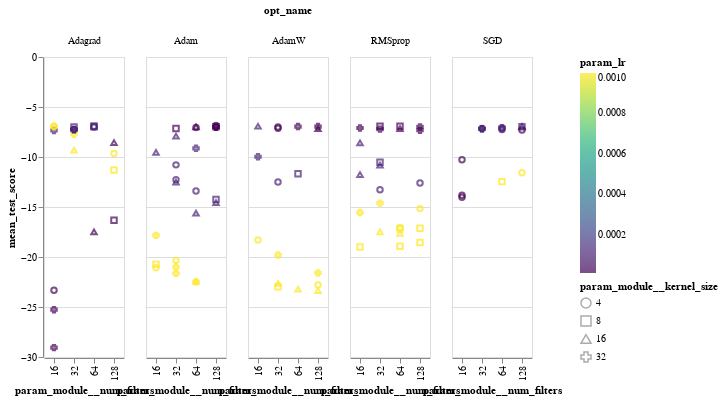

Notebook code for this chart:
### Code cell
alt.Chart(sm_res_df).mark_point().encode(
    x='param_module__num_filters:O',
    y='mean_test_score:Q',
    color=alt.Color('param_lr:Q',scale=alt.Scale(scheme='viridis')),
    column='opt_name:N',
#     detail='model_desc:N',
    shape="param_module__kernel_size:N",
    tooltip=["param_module__num_filters:N","param_module__kernel_size:N","param_lr:N","param_module__num_fc_nodes1:N"]
    
).interactive()

### Figure 1 — Vega-Lite specification as saved in the notebook (floating-point values rounded to 4 significant figures)
{"config": {"view": {"continuousWidth": 400, "continuousHeight": 300}}, "data": {"name": "data-834aeb8ca85188d5f1c3088d3da9ffad"}, "mark": "point", "encoding": {"color": {"type": "quantitative", "field": "param_lr", "scale": {"scheme": "viridis"}}, "column": {"type": "nominal", "field": "opt_name"}, "shape": {"type": "nominal", "field": "param_module__kernel_size"}, "tooltip": [{"type": "nominal", "field": "param_module__num_filters"}, {"type": "nominal", "field": "param_module__kernel_size"}, {"type": "nominal", "field": "param_lr"}, {"type": "nominal", "field": "param_module__num_fc_nodes1"}], "x": {"type": "ordinal", "field": "param_module__num_filters"}, "y": {"type": "quantitative", "field": "mean_test_score"}}, "selection": {"selector002": {"type": "interval", "bind": "scales", "encodings": ["x", "y"]}}, "$schema": "https://vega.github.io/schema/vega-lite/v4.8.1.json", "datasets": {"data-834aeb8ca85188d5f1c3088d3da9ffad": [{"rank_test_score": 79, "mean_test_score": -17.84, "param_module__num_filters": 16, "param_module__kernel_size": 32, "param_lr": 0.001, "param_module__num_fc_nodes1": 10, "opt_name": "Adam"}, {"rank_test_score": 15, "mean_test_score": -6.993, "param_module__num_filters": 64, "param_module__kernel_size": 16, "param_lr": 1e-05, "param_module__num_fc_nodes1": 50, "opt_name": "Adam"}, {"rank_test_score": 66, "mean_test_score": -14.24, "param_module__num_filters": 128, "param_module__kernel_size": 8, "param_lr": 0.0001, "param_module__num_fc_nodes1": 25, "opt_name": "Adam"}, {"rank_test_score": 57, "mean_test_score": -12.27, "param_module__num_filters": 32, "param_module__kernel_size": 4, "param_lr": 0.0001, "param_module__num_fc_nodes1": 100, "opt_name": "Adam"}, {"rank_test_score": 26, "mean_test_score": -7.15, "param_module__num_filters": 32, "param_module__kernel_size": 4, "param_lr": 0.0001, "param_module__num_fc_nodes1": 25, "opt_name": "SGD"}, {"rank_test_score": 92, "mean_test_score": -22.47, "param_module__num_filters": 64, "param_module__kernel_size": 32, "param_lr": 0.001, "param_module__num_fc_nodes1": 100, "opt_name": "Adam"}, {"rank_test_score": 28, "mean_test_score": -7.159, "param_module__num_filters": 64, "param_module__kernel_size": 16, "param_lr": 1e-05, "param_module__num_fc_nodes1": 100, "opt_name": "RMSprop"}, {"rank_test_score": 40, "mean_test_score": -7.721, "param_module__num_filters": 32, "param_module__kernel_size": 32, "param_lr": 0.001, "param_module__num_fc_nodes1": 25, "opt_name": "Adagrad"}, {"rank_test_score": 54, "mean_test_score": -11.58, "param_module__num_filters": 128, "param_module__kernel_size": 4, "param_lr": 0.001, "param_module__num_fc_nodes1": 25, "opt_name": "SGD"}, {"rank_test_score": 94, "mean_test_score": -22.81, "param_module__num_filters": 128, "param_module__kernel_size": 4, "param_lr": 0.001, "param_module__num_fc_nodes1": 100, "opt_name": "AdamW"}, {"rank_test_score": 31, "mean_test_score": -7.175, "param_module__num_filters": 32, "param_module__kernel_size": 32, "param_lr": 0.0001, "param_module__num_fc_nodes1": 100, "opt_name": "SGD"}, {"rank_test_score": 33, "mean_test_score": -7.241, "param_module__num_filters": 32, "param_module__kernel_size": 4, "param_lr": 0.0001, "param_module__num_fc_nodes1": 25, "opt_name": "Adagrad"}, {"rank_test_score": 91, "mean_test_score": -22.46, "param_module__num_filters": 64, "param_module__kernel_size": 16, "param_lr": 0.001, "param_module__num_fc_nodes1": 25, "opt_name": "Adam"}, {"rank_test_score": 83, "mean_test_score": -19.0, "param_module__num_filters": 16, "param_module__kernel_size": 8, "param_lr": 0.001, "param_module__num_fc_nodes1": 25, "opt_name": "RMSprop"}, {"rank_test_score": 35, "mean_test_score": -7.251, "param_module__num_filters": 64, "param_module__kernel_size": 4, "param_lr": 1e-05, "param_module__num_fc_nodes1": 100, "opt_name": "SGD"}, {"rank_test_score": 25, "mean_test_score": -7.116, "param_module__num_filters": 32, "param_module__kernel_size": 4, "param_lr": 1e-05, "param_module__num_fc_nodes1": 50, "opt_name": "AdamW"}, {"rank_test_score": 86, "mean_test_score": -20.73, "param_module__num_filters": 16, "param_module__kernel_size": 8, "param_lr": 0.001, "param_module__num_fc_nodes1": 25, "opt_name": "Adam"}, {"rank_test_score": 4, "mean_test_score": -6.922, "param_module__num_filters": 32, "param_module__kernel_size": 8, "param_lr": 1e-05, "param_module__num_fc_nodes1": 100, "opt_name": "RMSprop"}, {"rank_test_score": 36, "mean_test_score": -7.275, "param_module__num_filters": 32, "param_module__kernel_size": 32, "param_lr": 0.0001, "param_module__num_fc_nodes1": 10, "opt_name": "Adagrad"}, {"rank_test_score": 82, "mean_test_score": -18.92, "param_module__num_filters": 64, "param_module__kernel_size": 8, "param_lr": 0.001, "param_module__num_fc_nodes1": 10, "opt_name": "RMSprop"}, {"rank_test_score": 93, "mean_test_score": -22.63, "param_module__num_filters": 32, "param_module__kernel_size": 16, "param_lr": 0.001, "param_module__num_fc_nodes1": 100, "opt_name": "AdamW"}, {"rank_test_score": 59, "mean_test_score": -12.5, "param_module__num_filters": 32, "param_module__kernel_size": 4, "param_lr": 0.0001, "param_module__num_fc_nodes1": 100, "opt_name": "AdamW"}, {"rank_test_score": 72, "mean_test_score": -16.32, "param_module__num_filters": 128, "param_module__kernel_size": 8, "param_lr": 1e-05, "param_module__num_fc_nodes1": 10, "opt_name": "Adagrad"}, {"rank_test_score": 58, "mean_test_score": -12.46, "param_module__num_filters": 64, "param_module__kernel_size": 8, "param_lr": 0.001, "param_module__num_fc_nodes1": 10, "opt_name": "SGD"}, {"rank_test_score": 21, "mean_test_score": -7.054, "param_module__num_filters": 64, "param_module__kernel_size": 4, "param_lr": 1e-05, "param_module__num_fc_nodes1": 25, "opt_name": "Adam"}, {"rank_test_score": 49, "mean_test_score": -10.27, "param_module__num_filters": 16, "param_module__kernel_size": 4, "param_lr": 1e-05, "param_module__num_fc_nodes1": 50, "opt_name": "SGD"}, {"rank_test_score": 84, "mean_test_score": -19.79, "param_module__num_filters": 32, "param_module__kernel_size": 32, "param_lr": 0.001, "param_module__num_fc_nodes1": 10, "opt_name": "AdamW"}, {"rank_test_score": 24, "mean_test_score": -7.11, "param_module__num_filters": 64, "param_module__kernel_size": 4, "param_lr": 0.0001, "param_module__num_fc_nodes1": 50, "opt_name": "SGD"}, {"rank_test_score": 73, "mean_test_score": -17.05, "param_module__num_filters": 64, "param_module__kernel_size": 4, "param_lr": 0.001, "param_module__num_fc_nodes1": 25, "opt_name": "RMSprop"}, {"rank_test_score": 44, "mean_test_score": -9.136, "param_module__num_filters": 64, "param_module__kernel_size": 32, "param_lr": 0.0001, "param_module__num_fc_nodes1": 10, "opt_name": "Adam"}, {"rank_test_score": 51, "mean_test_score": -10.79, "param_module__num_filters": 32, "param_module__kernel_size": 4, "param_lr": 0.0001, "param_module__num_fc_nodes1": 50, "opt_name": "Adam"}, {"rank_test_score": 98, "mean_test_score": -23.36, "param_module__num_filters": 128, "param_module__kernel_size": 16, "param_lr": 0.001, "param_module__num_fc_nodes1": 100, "opt_name": "AdamW"}, {"rank_test_score": 88, "mean_test_score": -21.07, "param_module__num_filters": 16, "param_module__kernel_size": 4, "param_lr": 0.001, "param_module__num_fc_nodes1": 50, "opt_name": "Adam"}, {"rank_test_score": 63, "mean_test_score": -13.4, "param_module__num_filters": 64, "param_module__kernel_size": 4, "param_lr": 0.0001, "param_module__num_fc_nodes1": 50, "opt_name": "Adam"}, {"rank_test_score": 47, "mean_test_score": -9.655, "param_module__num_filters": 128, "param_module__kernel_size": 4, "param_lr": 0.001, "param_module__num_fc_nodes1": 10, "opt_name": "Adagrad"}, {"rank_test_score": 11, "mean_test_score": -6.964, "param_module__num_filters": 128, "param_module__kernel_size": 8, "param_lr": 0.0001, "param_module__num_fc_nodes1": 25, "opt_name": "SGD"}, {"rank_test_score": 90, "mean_test_score": -21.63, "param_module__num_filters": 32, "param_module__kernel_size": 32, "param_lr": 0.001, "param_module__num_fc_nodes1": 100, "opt_name": "Adam"}, {"rank_test_score": 71, "mean_test_score": -15.62, "param_module__num_filters": 64, "param_module__kernel_size": 16, "param_lr": 0.0001, "param_module__num_fc_nodes1": 100, "opt_name": "Adam"}, {"rank_test_score": 96, "mean_test_score": -23.22, "param_module__num_filters": 64, "param_module__kernel_size": 16, "param_lr": 0.001, "param_module__num_fc_nodes1": 100, "opt_name": "AdamW"}, {"rank_test_score": 43, "mean_test_score": -8.584, "param_module__num_filters": 16, "param_module__kernel_size": 16, "param_lr": 0.0001, "param_module__num_fc_nodes1": 25, "opt_name": "RMSprop"}, {"rank_test_score": 20, "mean_test_score": -7.014, "param_module__num_filters": 128, "param_module__kernel_size": 32, "param_lr": 1e-05, "param_module__num_fc_nodes1": 50, "opt_name": "Adam"}, {"rank_test_score": 7, "mean_test_score": -6.934, "param_module__num_filters": 128, "param_module__kernel_size": 16, "param_lr": 0.0001, "param_module__num_fc_nodes1": 50, "opt_name": "SGD"}, {"rank_test_score": 45, "mean_test_score": -9.314, "param_module__num_filters": 32, "param_module__kernel_size": 16, "param_lr": 0.001, "param_module__num_fc_nodes1": 50, "opt_name": "Adagrad"}, {"rank_test_score": 61, "mean_test_score": -12.59, "param_module__num_filters": 128, "param_module__kernel_size": 4, "param_lr": 0.0001, "param_module__num_fc_nodes1": 10, "opt_name": "RMSprop"}, {"rank_test_score": 77, "mean_test_score": -17.5, "param_module__num_filters": 32, "param_module__kernel_size": 16, "param_lr": 0.001, "param_module__num_fc_nodes1": 25, "opt_name": "RMSprop"}, {"rank_test_score": 37, "mean_test_score": -7.292, "param_module__num_filters": 128, "param_module__kernel_size": 4, "param_lr": 1e-05, "param_module__num_fc_nodes1": 25, "opt_name": "SGD"}, {"rank_test_score": 89, "mean_test_score": -21.6, "param_module__num_filters": 128, "param_module__kernel_size": 32, "param_lr": 0.001, "param_module__num_fc_nodes1": 50, "opt_name": "AdamW"}, {"rank_test_score": 14, "mean_test_score": -6.991, "param_module__num_filters": 32, "param_module__kernel_size": 4, "param_lr": 1e-05, "param_module__num_fc_nodes1": 100, "opt_name": "AdamW"}, {"rank_test_score": 68, "mean_test_score": -14.61, "param_module__num_filters": 32, "param_module__kernel_size": 32, "param_lr": 0.001, "param_module__num_fc_nodes1": 100, "opt_name": "RMSprop"}, {"rank_test_score": 18, "mean_test_score": -7.003, "param_module__num_filters": 128, "param_module__kernel_size": 32, "param_lr": 1e-05, "param_module__num_fc_nodes1": 25, "opt_name": "Adam"}, {"rank_test_score": 81, "mean_test_score": -18.54, "param_module__num_filters": 128, "param_module__kernel_size": 8, "param_lr": 0.001, "param_module__num_fc_nodes1": 25, "opt_name": "RMSprop"}, {"rank_test_score": 74, "mean_test_score": -17.12, "param_module__num_filters": 128, "param_module__kernel_size": 8, "param_lr": 0.001, "param_module__num_fc_nodes1": 100, "opt_name": "RMSprop"}, {"rank_test_score": 23, "mean_test_score": -7.102, "param_module__num_filters": 16, "param_module__kernel_size": 32, "param_lr": 1e-05, "param_module__num_fc_nodes1": 100, "opt_name": "RMSprop"}, {"rank_test_score": 55, "mean_test_score": -11.68, "param_module__num_filters": 64, "param_module__kernel_size": 8, "param_lr": 0.0001, "param_module__num_fc_nodes1": 25, "opt_name": "AdamW"}, {"rank_test_score": 50, "mean_test_score": -10.53, "param_module__num_filters": 32, "param_module__kernel_size": 8, "param_lr": 0.0001, "param_module__num_fc_nodes1": 25, "opt_name": "RMSprop"}, {"rank_test_score": 9, "mean_test_score": -6.956, "param_module__num_filters": 128, "param_module__kernel_size": 32, "param_lr": 1e-05, "param_module__num_fc_nodes1": 25, "opt_name": "AdamW"}, {"rank_test_score": 38, "mean_test_score": -7.325, "param_module__num_filters": 128, "param_module__kernel_size": 32, "param_lr": 1e-05, "param_module__num_fc_nodes1": 50, "opt_name": "RMSprop"}, {"rank_test_score": 42, "mean_test_score": -8.557, "param_module__num_filters": 128, "param_module__kernel_size": 16, "param_lr": 1e-05, "param_module__num_fc_nodes1": 50, "opt_name": "Adagrad"}, {"rank_test_score": 12, "mean_test_score": -6.965, "param_module__num_filters": 128, "param_module__kernel_size": 8, "param_lr": 1e-05, "param_module__num_fc_nodes1": 10, "opt_name": "Adam"}, {"rank_test_score": 16, "mean_test_score": -6.996, "param_module__num_filters": 128, "param_module__kernel_size": 32, "param_lr": 1e-05, "param_module__num_fc_nodes1": 10, "opt_name": "RMSprop"}, {"rank_test_score": 13, "mean_test_score": -6.989, "param_module__num_filters": 64, "param_module__kernel_size": 8, "param_lr": 0.0001, "param_module__num_fc_nodes1": 50, "opt_name": "Adagrad"}, {"rank_test_score": 48, "mean_test_score": -9.977, "param_module__num_filters": 16, "param_module__kernel_size": 32, "param_lr": 0.0001, "param_module__num_fc_nodes1": 100, "opt_name": "AdamW"}, {"rank_test_score": 85, "mean_test_score": -20.34, "param_module__num_filters": 32, "param_module__kernel_size": 4, "param_lr": 0.001, "param_module__num_fc_nodes1": 10, "opt_name": "Adam"}, {"rank_test_score": 41, "mean_test_score": -7.925, "param_module__num_filters": 32, "param_module__kernel_size": 16, "param_lr": 0.0001, "param_module__num_fc_nodes1": 10, "opt_name": "Adam"}, {"rank_test_score": 2, "mean_test_score": -6.906, "param_module__num_filters": 64, "param_module__kernel_size": 8, "param_lr": 0.0001, "param_module__num_fc_nodes1": 100, "opt_name": "Adagrad"}, {"rank_test_score": 10, "mean_test_score": -6.958, "param_module__num_filters": 64, "param_module__kernel_size": 32, "param_lr": 1e-05, "param_module__num_fc_nodes1": 50, "opt_name": "AdamW"}, {"rank_test_score": 46, "mean_test_score": -9.547, "param_module__num_filters": 16, "param_module__kernel_size": 16, "param_lr": 0.0001, "param_module__num_fc_nodes1": 100, "opt_name": "Adam"}, {"rank_test_score": 62, "mean_test_score": -13.27, "param_module__num_filters": 32, "param_module__kernel_size": 4, "param_lr": 0.0001, "param_module__num_fc_nodes1": 100, "opt_name": "RMSprop"}, {"rank_test_score": 70, "mean_test_score": -15.56, "param_module__num_filters": 16, "param_module__kernel_size": 32, "param_lr": 0.001, "param_module__num_fc_nodes1": 100, "opt_name": "RMSprop"}, {"rank_test_score": 30, "mean_test_score": -7.173, "param_module__num_filters": 32, "param_module__kernel_size": 32, "param_lr": 0.0001, "param_module__num_fc_nodes1": 50, "opt_name": "SGD"}, {"rank_test_score": 78, "mean_test_score": -17.64, "param_module__num_filters": 64, "param_module__kernel_size": 16, "param_lr": 0.001, "param_module__num_fc_nodes1": 25, "opt_name": "RMSprop"}, {"rank_test_score": 52, "mean_test_score": -10.81, "param_module__num_filters": 32, "param_module__kernel_size": 16, "param_lr": 0.0001, "param_module__num_fc_nodes1": 25, "opt_name": "RMSprop"}, {"rank_test_score": 60, "mean_test_score": -12.52, "param_module__num_filters": 32, "param_module__kernel_size": 16, "param_lr": 0.0001, "param_module__num_fc_nodes1": 100, "opt_name": "Adam"}, {"rank_test_score": 67, "mean_test_score": -14.57, "param_module__num_filters": 128, "param_module__kernel_size": 16, "param_lr": 0.0001, "param_module__num_fc_nodes1": 25, "opt_name": "Adam"}, {"rank_test_score": 5, "mean_test_score": -6.925, "param_module__num_filters": 16, "param_module__kernel_size": 16, "param_lr": 0.0001, "param_module__num_fc_nodes1": 10, "opt_name": "AdamW"}, {"rank_test_score": 19, "mean_test_score": -7.01, "param_module__num_filters": 32, "param_module__kernel_size": 8, "param_lr": 0.0001, "param_module__num_fc_nodes1": 100, "opt_name": "Adagrad"}, {"rank_test_score": 100, "mean_test_score": -29.06, "param_module__num_filters": 16, "param_module__kernel_size": 32, "param_lr": 1e-05, "param_module__num_fc_nodes1": 50, "opt_name": "Adagrad"}, {"rank_test_score": 95, "mean_test_score": -22.97, "param_module__num_filters": 32, "param_module__kernel_size": 8, "param_lr": 0.001, "param_module__num_fc_nodes1": 100, "opt_name": "AdamW"}, {"rank_test_score": 99, "mean_test_score": -25.27, "param_module__num_filters": 16, "param_module__kernel_size": 32, "param_lr": 1e-05, "param_module__num_fc_nodes1": 100, "opt_name": "Adagrad"}, {"rank_test_score": 69, "mean_test_score": -15.16, "param_module__num_filters": 128, "param_module__kernel_size": 4, "param_lr": 0.001, "param_module__num_fc_nodes1": 50, "opt_name": "RMSprop"}, {"rank_test_score": 76, "mean_test_score": -17.49, "param_module__num_filters": 64, "param_module__kernel_size": 16, "param_lr": 1e-05, "param_module__num_fc_nodes1": 25, "opt_name": "Adagrad"}, {"rank_test_score": 29, "mean_test_score": -7.169, "param_module__num_filters": 128, "param_module__kernel_size": 16, "param_lr": 1e-05, "param_module__num_fc_nodes1": 100, "opt_name": "AdamW"}, {"rank_test_score": 27, "mean_test_score": -7.156, "param_module__num_filters": 32, "param_module__kernel_size": 8, "param_lr": 1e-05, "param_module__num_fc_nodes1": 25, "opt_name": "Adam"}, {"rank_test_score": 17, "mean_test_score": -7.002, "param_module__num_filters": 64, "param_module__kernel_size": 4, "param_lr": 0.0001, "param_module__num_fc_nodes1": 50, "opt_name": "Adagrad"}, {"rank_test_score": 75, "mean_test_score": -17.2, "param_module__num_filters": 64, "param_module__kernel_size": 8, "param_lr": 0.001, "param_module__num_fc_nodes1": 100, "opt_name": "RMSprop"}, {"rank_test_score": 34, "mean_test_score": -7.242, "param_module__num_filters": 32, "param_module__kernel_size": 32, "param_lr": 0.0001, "param_module__num_fc_nodes1": 25, "opt_name": "Adagrad"}, {"rank_test_score": 80, "mean_test_score": -18.3, "param_module__num_filters": 16, "param_module__kernel_size": 4, "param_lr": 0.001, "param_module__num_fc_nodes1": 10, "opt_name": "AdamW"}, {"rank_test_score": 1, "mean_test_score": -6.853, "param_module__num_filters": 128, "param_module__kernel_size": 4, "param_lr": 1e-05, "param_module__num_fc_nodes1": 25, "opt_name": "Adam"}, {"rank_test_score": 39, "mean_test_score": -7.343, "param_module__num_filters": 16, "param_module__kernel_size": 32, "param_lr": 0.0001, "param_module__num_fc_nodes1": 25, "opt_name": "Adagrad"}, {"rank_test_score": 56, "mean_test_score": -11.77, "param_module__num_filters": 16, "param_module__kernel_size": 16, "param_lr": 0.0001, "param_module__num_fc_nodes1": 100, "opt_name": "RMSprop"}, {"rank_test_score": 97, "mean_test_score": -23.32, "param_module__num_filters": 16, "param_module__kernel_size": 4, "param_lr": 1e-05, "param_module__num_fc_nodes1": 100, "opt_name": "Adagrad"}, {"rank_test_score": 22, "mean_test_score": -7.067, "param_module__num_filters": 64, "param_module__kernel_size": 32, "param_lr": 0.0001, "param_module__num_fc_nodes1": 50, "opt_name": "SGD"}, {"rank_test_score": 32, "mean_test_score": -7.212, "param_module__num_filters": 32, "param_module__kernel_size": 32, "param_lr": 1e-05, "param_module__num_fc_nodes1": 10, "opt_name": "RMSprop"}, {"rank_test_score": 8, "mean_test_score": -6.942, "param_module__num_filters": 16, "param_module__kernel_size": 32, "param_lr": 0.001, "param_module__num_fc_nodes1": 10, "opt_name": "Adagrad"}, {"rank_test_score": 6, "mean_test_score": -6.932, "param_module__num_filters": 64, "param_module__kernel_size": 8, "param_lr": 1e-05, "param_module__num_fc_nodes1": 10, "opt_name": "RMSprop"}, {"rank_test_score": 53, "mean_test_score": -11.3, "param_module__num_filters": 128, "param_module__kernel_size": 8, "param_lr": 0.001, "param_module__num_fc_nodes1": 25, "opt_name": "Adagrad"}, {"rank_test_score": 65, "mean_test_score": -14.03, "param_module__num_filters": 16, "param_module__kernel_size": 4, "param_lr": 1e-05, "param_module__num_fc_nodes1": 10, "opt_name": "SGD"}, {"rank_test_score": 87, "mean_test_score": -21.01, "param_module__num_filters": 32, "param_module__kernel_size": 32, "param_lr": 0.001, "param_module__num_fc_nodes1": 50, "opt_name": "Adam"}, {"rank_test_score": 64, "mean_test_score": -13.82, "param_module__num_filters": 16, "param_module__kernel_size": 4, "param_lr": 1e-05, "param_module__num_fc_nodes1": 100, "opt_name": "SGD"}, {"rank_test_score": 3, "mean_test_score": -6.916, "param_module__num_filters": 16, "param_module__kernel_size": 4, "param_lr": 0.001, "param_module__num_fc_nodes1": 10, "opt_name": "Adagrad"}]}}
